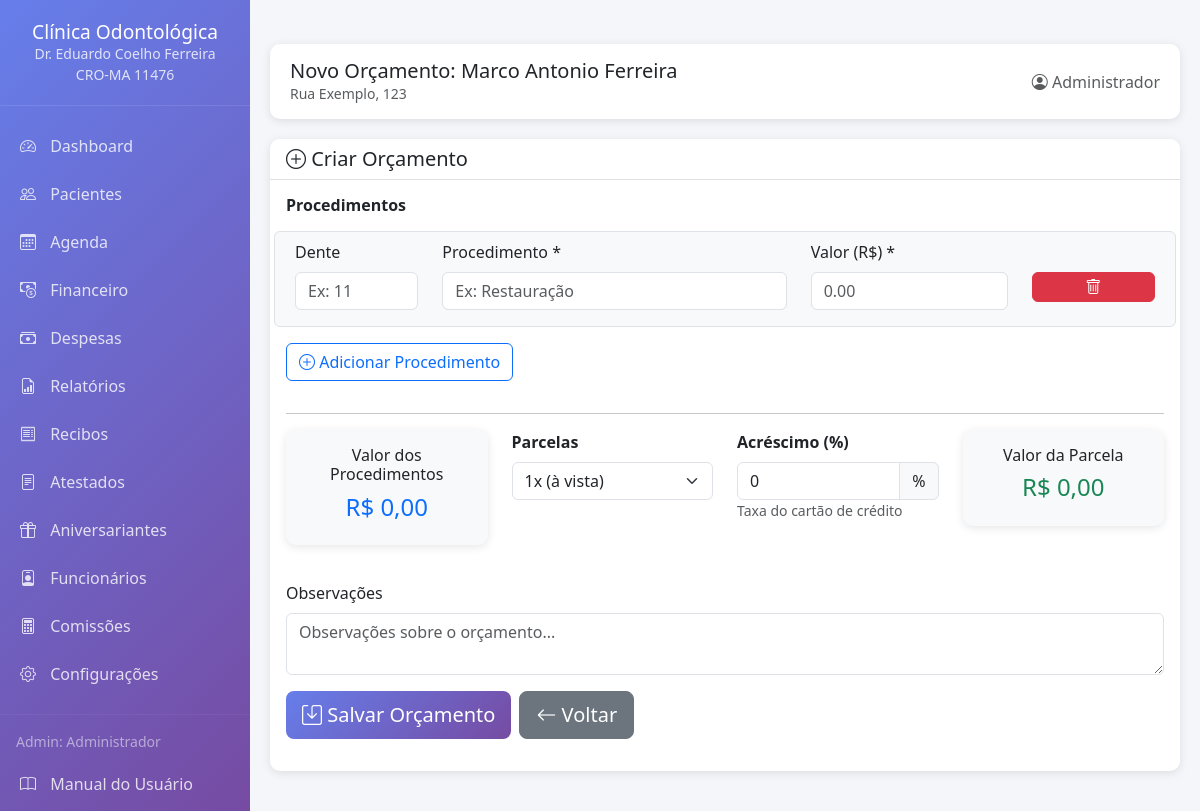
The app's page /orcamento/novo/1 (signed in) with its own data.
### app.py (models this page shows, shortened)
class ConfiguracaoClinica(db.Model):
    __tablename__ = 'configuracao_clinica'
    id = db.Column(db.Integer, primary_key=True)
    nome_clinica = db.Column(db.String(200), nullable=False)
    endereco = db.Column(db.String(300), nullable=False)
    cidade = db.Column(db.String(100))
    estado = db.Column(db.String(2))
    cep = db.Column(db.String(10))
    email = db.Column(db.String(120))
    telefone = db.Column(db.String(20))
    nome_doutor = db.Column(db.String(200))
    cro = db.Column(db.String(20))
    cpf_doutor = db.Column(db.String(14))       # NOVO
    cnpj_clinica = db.Column(db.String(18))      # NOVO
    inscricao_municipal = db.Column(db.String(20))  # NOVO
    iss_percentual = db.Column(db.Float, default=5.0)  # NOVO
    @staticmethod
    def get_configuracao():
        config = ConfiguracaoClinica.query.first()
        return config

class Usuario(UserMixin, db.Model):
    __tablename__ = 'usuarios'
    id = db.Column(db.Integer, primary_key=True)
    username = db.Column(db.String(80), unique=True, nullable=False)
    password_hash = db.Column(db.String(200), nullable=False)
    nome_completo = db.Column(db.String(200))
    email = db.Column(db.String(120))
    cargo = db.Column(db.String(50), default='Dentista')
    cro = db.Column(db.String(20))
    cpf = db.Column(db.String(14))
    especialidade = db.Column(db.String(100))
    comissao_percentual = db.Column(db.Float, default=0.0)
    ativo = db.Column(db.Boolean, default=True)
    data_cadastro = db.Column(db.DateTime, default=datetime.utcnow)
    agendamentos = db.relationship('Agendamento', backref='profissional', lazy=True)
    tratamentos = db.relationship('FichaTratamento', backref='profissional', lazy=True)
    def tem_permissao(self, modulo):
        permissoes = {
            'Admin': [
                'dashboard', 'pacientes', 'ficha_clinica', 'ficha_ortodontica',
                'ficha_tratamento', 'odontograma', 'orcamento', 'agenda',
                'atestados', 'historico', 'aniversariantes', 'financeiro',
                'configuracao', 'funcionarios', 'comissoes', 'arquivos',
                'editar_pacientes', 'deletar_pacientes', 'editar_tratamentos',
                'excluir_tratamentos', 'ver_financeiro', 'editar_configuracao'
            ],
            'Dentista': [
                'dashboard', 'pacientes', 'ficha_clinica', 'ficha_ortodontica',
                'ficha_tratamento', 'odontograma', 'orcamento', 'agenda',
                'atestados', 'historico', 'aniversariantes', 'arquivos',
                'editar_tratamentos'
            ],
            'Secretaria': [
                'dashboard', 'pacientes', 'ficha_clinica', 'agenda',
                'atestados', 'aniversariantes', 'arquivos',
                'editar_pacientes'
            ],
            'Auxiliar': [
                'dashboard', 'pacientes', 'agenda', 'arquivos'
            ]
        }
        return modulo in permissoes.get(self.cargo, [])

class Paciente(db.Model):
    __tablename__ = 'pacientes'
    id = db.Column(db.Integer, primary_key=True)
    nome = db.Column(db.String(200), nullable=False)
    cpf = db.Column(db.String(14), unique=True, nullable=False)
    data_nascimento = db.Column(db.Date, nullable=False)
    endereco = db.Column(db.String(300))
    celular = db.Column(db.String(20))
    email = db.Column(db.String(120))
    data_cadastro = db.Column(db.DateTime, default=datetime.utcnow)
    observacoes = db.Column(db.Text)
    ativo = db.Column(db.Boolean, default=True)
    fichas_tratamento = db.relationship('FichaTratamento', backref='paciente', lazy=True)
    agendamentos = db.relationship('Agendamento', backref='paciente', lazy=True)
    historico = db.relationship('HistoricoPaciente', backref='paciente', lazy=True)

### app.py (the view, shortened to what this page needs)
@app.route('/orcamento/novo/<int:paciente_id>', methods=['GET', 'POST'])
@login_required
def novo_orcamento(paciente_id):
    config = ConfiguracaoClinica.get_configuracao()
    paciente = db.session.get(Paciente, paciente_id)
    if not paciente:
        flash('Paciente não encontrado!', 'error')
        return redirect(url_for('listar_pacientes'))
    return render_template('novo_orcamento.html', config=config, paciente=paciente)

### app.py (called while the page is built)
@login_manager.user_loader
def load_user(user_id):
    return db.session.get(Usuario, int(user_id))

### templates/novo_orcamento.html (shortened to what this page needs)
﻿{% extends "base.html" %}
{% block header_title %}Novo Orçamento: {{ paciente.nome }}{% endblock %}
{% block content %}
<div class="card">
    <div class="card-header">
        <h5 class="mb-0"><i class="bi bi-plus-circle"></i> Criar Orçamento</h5>
    </div>
    <div class="card-body">
        <form method="POST" id="formOrcamento">
            <h6 class="mb-3"><strong>Procedimentos</strong></h6>
            <div id="itensOrcamento">
                <div class="row item-orcamento mb-3 p-2 border rounded bg-light">
                    <div class="col-md-2 mb-2">
                        <label class="form-label">Dente</label>
                        <input type="text" class="form-control" name="dente[]" placeholder="Ex: 11">
                    </div>
                    <div class="col-md-5 mb-2">
                        <label class="form-label">Procedimento *</label>
                        <input type="text" class="form-control" name="procedimento[]" placeholder="Ex: Restauração" required>
                    </div>
                    <div class="col-md-3 mb-2">
                        <label class="form-label">Valor (R$) *</label>
                        <input type="number" step="0.01" class="form-control valor-item" name="valor[]" placeholder="0.00" required onchange="atualizarTotal()">
                    </div>
                    <div class="col-md-2 mb-2">
                        <label class="form-label">&nbsp;</label>
                        <button type="button" class="btn btn-danger w-100" onclick="removerItem(this)">
                            <i class="bi bi-trash"></i>
                        </button>
                    </div>
                </div>
            </div>
            <button type="button" class="btn btn-outline-primary mb-3" onclick="adicionarItem()">
                <i class="bi bi-plus-circle"></i> Adicionar Procedimento
            </button>
            <hr>
            <div class="row">
                <div class="col-md-3">
                    <div class="card bg-light">
                        <div class="card-body text-center">
                            <h6>Valor dos Procedimentos</h6>
                            <h4 id="totalOrcamento" class="text-primary">R$ 0,00</h4>
                        </div>
                    </div>
                </div>
                <div class="col-md-3">
                    <label class="form-label"><strong>Parcelas</strong></label>
                    <select class="form-select" name="parcelas" onchange="calcularParcelas()">
                        <option value="1">1x (à vista)</option>
                    </select>
                </div>
                <div class="col-md-3">
                    <label class="form-label"><strong>Acréscimo (%)</strong></label>
                    <div class="input-group">
                        <input type="number" step="0.01" class="form-control" name="acrescimo_percentual"
                               id="acrescimo_percentual" value="0" onchange="calcularParcelas()"
                               placeholder="Ex: 3.99">
                        <span class="input-group-text">%</span>
                    </div>
                    <small class="text-muted">Taxa do cartão de crédito</small>
                </div>
                <div class="col-md-3">
                    <div class="card bg-light">
                        <div class="card-body text-center">
                            <h6>Valor da Parcela</h6>
                            <h4 id="valorParcela" class="text-success">R$ 0,00</h4>
                        </div>
                    </div>
                </div>
            </div>
            <div class="mb-3 mt-3">
                <label class="form-label">Observações</label>
                <textarea class="form-control" name="observacoes" rows="2" placeholder="Observações sobre o orçamento..."></textarea>
            </div>
            <div class="d-flex gap-2">
                <button type="submit" class="btn btn-primary btn-lg">
                    <i class="bi bi-save"></i> Salvar Orçamento
                </button>
                <a href="/orcamento/{{ paciente.id }}" class="btn btn-secondary btn-lg">
                    <i class="bi bi-arrow-left"></i> Voltar
                </a>
            </div>
        </form>
    </div>
</div>
{% endblock %}

### templates/base.html (shortened to what this page needs)
﻿<!DOCTYPE html>
<html lang="pt-BR">
<head>
    <link href="https://cdn.jsdelivr.net/npm/bootstrap@5.3.0/dist/css/bootstrap.min.css" rel="stylesheet">
    <link href="https://cdn.jsdelivr.net/npm/bootstrap-icons@1.11.0/font/bootstrap-icons.css" rel="stylesheet">
    <link href="https://cdnjs.cloudflare.com/ajax/libs/font-awesome/6.4.0/css/all.min.css" rel="stylesheet">
</head>
<body>
    <div class="sidebar">
        <div class="logo">
            <h4>{{ config.nome_clinica }}</h4>
            <small>Dr. {{ config.nome_doutor }}</small>
            <br>
            <small>{{ config.cro }}</small>
        </div>
        <nav class="nav flex-column mt-3">
            <a class="nav-link {{ 'active' if request.endpoint == 'dashboard' }}" href="{{ url_for('dashboard') }}">
                <i class="bi bi-speedometer2"></i> Dashboard
            </a>
            {% if current_user.tem_permissao('pacientes') %}
            <a class="nav-link {{ 'active' if 'pacientes' in request.endpoint }}" href="{{ url_for('listar_pacientes') }}">
                <i class="bi bi-people"></i> Pacientes
            </a>
            {% endif %}
            {% if current_user.tem_permissao('agenda') %}
            <a class="nav-link {{ 'active' if request.endpoint == 'agenda' }}" href="{{ url_for('agenda') }}">
                <i class="bi bi-calendar3"></i> Agenda
            </a>
            {% endif %}
            {% if current_user.tem_permissao('ver_financeiro') %}
            <a class="nav-link {{ 'active' if 'financeiro' in request.endpoint }}" href="{{ url_for('financeiro') }}">
                <i class="bi bi-cash-coin"></i> Financeiro
            </a>
            {% endif %}
            {% if current_user.tem_permissao('ver_financeiro') %}
            <a class="nav-link {{ 'active' if 'despesas' in request.endpoint }}" href="{{ url_for('despesas') }}">
                <i class="bi bi-cash-stack"></i> Despesas
            </a>
            {% endif %}
            {% if current_user.tem_permissao('ver_financeiro') %}
            <a class="nav-link {{ 'active' if 'relatorios' in request.endpoint }}" href="{{ url_for('relatorios') }}">
                <i class="bi bi-file-earmark-bar-graph"></i> Relatórios
            </a>
            {% endif %}
			{% if current_user.tem_permissao('ver_financeiro') %}
			<a class="nav-link {{ 'active' if 'recibos' in request.endpoint }}" href="{{ url_for('recibos') }}">
				<i class="bi bi-receipt"></i> Recibos
			</a>
			{% endif %}
            {% if current_user.tem_permissao('atestados') %}
            <a class="nav-link {{ 'active' if request.endpoint == 'atestados' }}" href="{{ url_for('atestados') }}">
                <i class="bi bi-file-text"></i> Atestados
            </a>
            {% endif %}
            {% if current_user.tem_permissao('aniversariantes') %}
            <a class="nav-link {{ 'active' if request.endpoint == 'aniversariantes' }}" href="{{ url_for('aniversariantes') }}">
                <i class="bi bi-gift"></i> Aniversariantes
            </a>
            {% endif %}
            {% if current_user.tem_permissao('funcionarios') %}
            <a class="nav-link {{ 'active' if 'funcionarios' in request.endpoint or request.endpoint == 'relatorio_comissoes' }}" href="{{ url_for('listar_funcionarios') }}">
                <i class="bi bi-person-badge"></i> Funcionários
            </a>
            {% endif %}
            {% if current_user.tem_permissao('comissoes') %}
            <a class="nav-link {{ 'active' if request.endpoint == 'relatorio_comissoes' }}" href="{{ url_for('relatorio_comissoes') }}">
                <i class="bi bi-calculator"></i> Comissões
            </a>
            {% endif %}
            {% if current_user.tem_permissao('editar_configuracao') %}
            <a class="nav-link {{ 'active' if request.endpoint == 'configuracao' }}" href="{{ url_for('configuracao') }}">
                <i class="bi bi-gear"></i> Configurações
            </a>
			{% endif %}
            <hr class="my-3" style="border-color: rgba(255,255,255,0.2);">
            <div class="px-3 mb-2">
                <small class="text-white-50">{{ current_user.cargo }}: {{ current_user.nome_completo }}</small>
            </div>
            <a class="nav-link" href="https://github.com/mileac/clinica-odontologica/blob/main/MANUAL.md" target="_blank">
				<i class="bi bi-book"></i> Manual do Usuário
			</a>
        </nav>
    </div>
    <div class="main-content">
        <div class="header-bar d-flex justify-content-between align-items-center">
            <div>
                <h5 class="mb-0">{% block header_title %}{% endblock %}</h5>
                <small class="text-muted">{{ config.endereco }}</small>
            </div>
            <div>
                <span class="text-muted">
                    <i class="bi bi-person-circle"></i> {{ current_user.nome_completo }}
                </span>
            </div>
        </div>
        {% block content %}{% endblock %}
    </div>
</body>
</html>

### templates/base.html (style rules this page uses)
:root { --primary-color: #1a73e8; --secondary-color: #4CAF50; --background-color: #f5f6fa; --sidebar-width: 250px; }
body { background-color: var(--background-color); font-family: 'Segoe UI', Tahoma, Geneva, Verdana, sans-serif; }
.sidebar { position: fixed; left: 0; top: 0; bottom: 0; width: var(--sidebar-width); background: linear-gradient(135deg, #667eea 0%, #764ba2 100%); color: white; z-index: 1000; overflow-y: auto; }
.sidebar .logo { padding: 20px; text-align: center; border-bottom: 1px solid rgba(255,255,255,0.1); }
.sidebar .logo h4 { margin: 0; font-size: 1.2rem; }
.sidebar .logo small { opacity: 0.8; }
.sidebar .nav-link { color: rgba(255,255,255,0.8); padding: 12px 20px; transition: all 0.3s; }
.sidebar .nav-link i { margin-right: 10px; }
.main-content { margin-left: var(--sidebar-width); padding: 20px; }
.header-bar { background: white; padding: 15px 20px; border-radius: 10px; box-shadow: 0 2px 10px rgba(0,0,0,0.1); margin-bottom: 20px; }
.card { border: none; border-radius: 10px; box-shadow: 0 2px 10px rgba(0,0,0,0.1); margin-bottom: 20px; }
.card-header { background: white; border-bottom: 1px solid #e0e0e0; border-radius: 10px 10px 0 0 !important; font-weight: 600; }
.btn-primary { background: linear-gradient(135deg, #667eea 0%, #764ba2 100%); border: none; }

### records on screen
ConfiguracaoClinica: nome_clinica "Clínica Odontológica", nome_doutor "Eduardo Coelho Ferreira", cro "CRO-MA 11476", endereco "Rua Exemplo, 123"
Usuario: cargo "Admin", nome_completo "Administrador"
Paciente: nome "Marco Antonio Ferreira"
